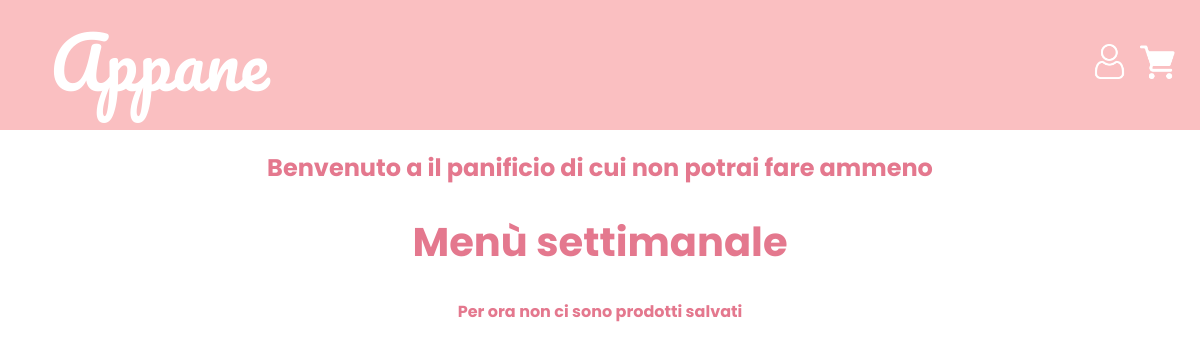
Before: / with the older database file.
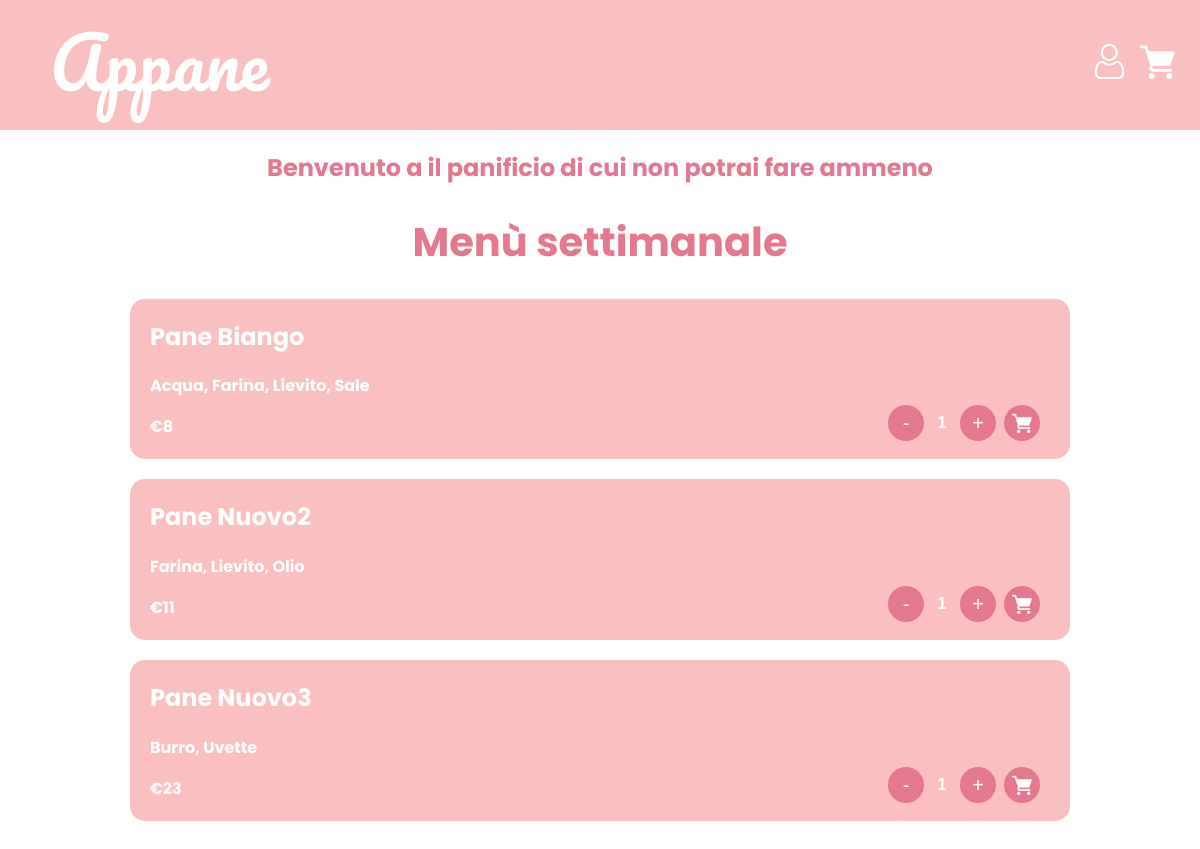
After: the same page with the newer database file.
### tables this page shows
CREATE TABLE `tmenu` (
  `idProdotto` int(11) DEFAULT NULL
);

CREATE TABLE `tprodotto` (
  `id` int(11) NOT NULL,
  `nome` varchar(255) NOT NULL,
  `prezzo` float NOT NULL
);

### index.php (the view, shortened to what this page needs)
<?php
require('includes/db.php');
include('includes/header.php');
function creaProd($id, $nome, $ingredienti, $prezzo)
{
    $string_ingredienti = implode(', ', $ingredienti);
    $nome_js = addslashes($nome);
    $ing_js  = addslashes($string_ingredienti);
    return "<div class='prodotto'>
                <h2>$nome</h2>
                <p>$string_ingredienti</p>
                <p>€$prezzo</p>
                <div class='counter'>
                    <button class='counter-btn' onclick='decrement($id)'>-</button>
                    <span class='counter-value' id='$id'>1</span>
                    <button class='counter-btn' onclick='increment($id)'>+</button>
                    <button class='cart-btn' onclick='addToCart($id, \"$nome_js\", $prezzo, \"$ing_js\")'>
                        <img src='grafica/img/cart.png' alt='Add to cart' class='cart-icon' />
                    </button>
                </div>
            </div>";
}
?>
<!DOCTYPE html>
<html lang="it">
<head>
    <link rel="stylesheet" href="grafica/style.css?v=<?php echo time();?>">
</head>
<body>
    <div class="welcomeText">
        <h2>Benvenuto a il panificio di cui non potrai fare ammeno</h2>
    </div>
    <div class="main-content">
        <h1>Menù settimanale</h1>
        <div class="menu">
            <?php
            $sqlMenu = "SELECT idProdotto FROM tmenu";
            $resultMenu = $conn->query($sqlMenu);
            if ($resultMenu->num_rows > 0) {
                while($rowIdProd = $resultMenu->fetch_assoc()){
                    $stmtProd = $conn->prepare("SELECT nome, prezzo FROM tprodotto WHERE id = ?");
                    $stmtProd->bind_param("i", $rowIdProd["idProdotto"]);
                    $stmtProd->execute();
                    $resultProd = $stmtProd->get_result();
                    if($resultProd->num_rows===1){
                        $rowProd = $resultProd->fetch_assoc();
                        $stmtIng = $conn->prepare("SELECT idIngrediente FROM tricetta WHERE idProdotto = ?");
                        $stmtIng->bind_param("i", $rowIdProd["idProdotto"]);
                        $stmtIng->execute();
                        $resultI = $stmtIng->get_result();
                        $ingredienti = [];
                        while ($rowI = $resultI->fetch_assoc()) {
                            $stmt = $conn->prepare("SELECT nome FROM tingrediente WHERE id = ?");
                            $stmt->bind_param("i", $rowI['idIngrediente']);
                            $stmt->execute();
                            $result = $stmt->get_result();
                            if($result->num_rows===1){
                                $ingredienti[] = $result->fetch_assoc()["nome"];
                            }
                        }
                        sort($ingredienti);
                        echo creaProd($rowIdProd["idProdotto"] ,$rowProd["nome"], $ingredienti,  $rowProd["prezzo"]);
                    }
                }
            } else {
                echo '<p> Per ora non ci sono prodotti salvati </p>';
            }
            ?>
        </div>
    </div>
</body>
</html>

### includes/header.php (shortened to what this page needs)
<div class="topbar">
    <h1><a href="../index.php" style="color: inherit; text-decoration: none;">Appane</a></h1>
    <div style="margin: auto 0;">
        <a href="<?php echo isset($_SESSION['user_id']) ? 'FRONT/profile.php' : 'FRONT/login.php'; ?>" class="button" style="margin-right: 10px;"><img src="grafica/img/user.png" alt="user" class="header-icon"></a>
        <a href="FRONT/cart.php" class="button"><img src="grafica/img/cart.png" alt="cart" class="header-icon"></a>
    </div>
</div>

### grafica/style.css (style rules this page uses)
body { margin: 0; background-color: #fff; font-family: "Poppins", sans-serif; font-weight: 700; font-style: normal; }
.topbar { height: 130px; background: #fabfc1; display: flex; justify-content: space-between; padding: 0 25px; }
.topbar h1 { margin: 0; color: #fff; font-size: 70px; padding: 0 25px; font-family: "Pacifico", cursive; font-weight: 400; font-style: normal; }
.topbar .header-icon { height: 35px; }
.welcomeText h2 { text-align: center; color: #e4788e; }
.main-content h1 { text-align: center; font-size: 40px; color: #e4788e; }
.main-content p { text-align: center; color: #e4788e; }
.prodotto { width: 75%; margin-bottom: 20px; padding: 20px; border-radius: 15px; background-color: #fabfc1; justify-self: center; color: #fff; }
.prodotto h2 { margin-top: 0; }
.prodotto p { text-align: start; margin-bottom: 0; color: #fff; }
.counter { display: flex; align-items: center; gap: 8px; background-color: none; padding: 6px 10px; border-radius: 50px; width: fit-content; float: right; position: relative; top: -40px; }
.counter-btn { width: 36px; height: 36px; border-radius: 50%; background-color: #e4788e; color: #ffffff; border: none; font-size: 20px; cursor: pointer; display: flex; align-items: center; justify-content: center; transition: background-color 0.2s ease; line-height: 1; }
.counter-value { color: #ffffff; font-size: 16px; font-weight: 600; min-width: 20px; text-align: center; font-family: sans-serif; }
.cart-btn { width: 36px; height: 36px; border-radius: 50%; background-color: #e4788e; color: #ffffff; border: none; font-size: 20px; cursor: pointer; display: flex; align-items: center; justify-content: center; transition: background-color 0.2s ease; line-height: 1; }
.cart-icon { width: 20px; object-fit: contain; }

Changed rows visible on the page:
added tmenu: idProdotto.nome "Pane Biango", string_ingredienti "Acqua, Farina, Lievito, Sale", idProdotto.prezzo "8"
added tmenu: idProdotto.nome "Pane Nuovo2", string_ingredienti "Farina, Lievito, Olio", idProdotto.prezzo "11"
added tmenu: idProdotto.nome "Pane Nuovo3", string_ingredienti "Burro, Uvette", idProdotto.prezzo "23"
Other visible differences:
text no longer shown: "Per ora non ci sono prodotti salvati"
